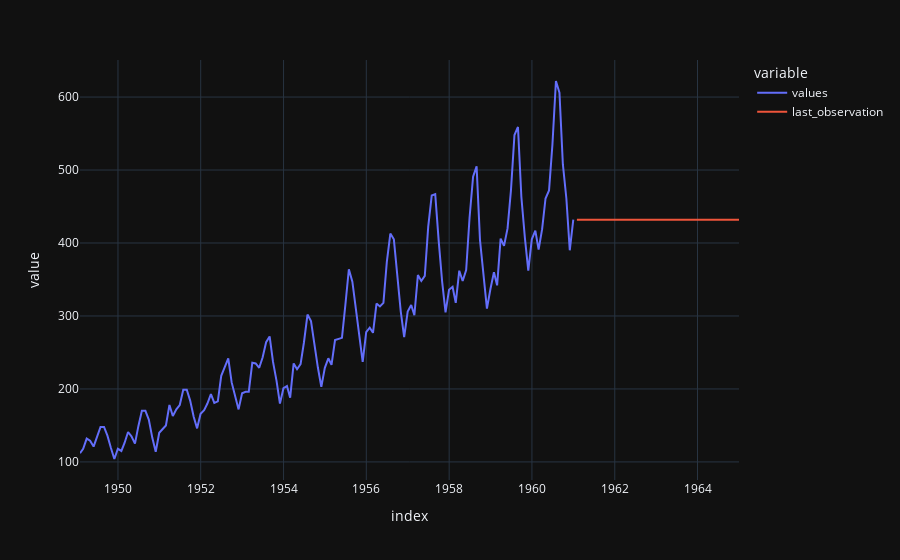

Source (notebook cell):
### Code cell
pd.concat([df, df_forecast]).plot()

### Figure 1 — Plotly figure (JSON) as saved in the notebook; plotly's stock layout.template omitted (floating-point values rounded to 4 significant figures; data arrays with more than 128 entries replaced by an {"elided": "..."} marker saying what was removed)
{"data": [{"hovertemplate": "variable=values<br>index=%{x}<br>value=%{y}<extra></extra>", "legendgroup": "values", "line": {"color": "#636efa", "dash": "solid"}, "marker": {"symbol": "circle"}, "mode": "lines", "name": "values", "orientation": "v", "showlegend": true, "type": "scatter", "x": {"elided": "192 str values"}, "xaxis": "x", "y": {"elided": "192 float values"}, "yaxis": "y"}, {"hovertemplate": "variable=last_observation<br>index=%{x}<br>value=%{y}<extra></extra>", "legendgroup": "last_observation", "line": {"color": "#EF553B", "dash": "solid"}, "marker": {"symbol": "circle"}, "mode": "lines", "name": "last_observation", "orientation": "v", "showlegend": true, "type": "scatter", "x": {"elided": "192 str values"}, "xaxis": "x", "y": {"elided": "192 float values"}, "yaxis": "y"}], "layout": {"legend": {"title": {"text": "variable"}, "tracegroupgap": 0}, "margin": {"t": 60}, "xaxis": {"anchor": "y", "domain": [0, 1], "title": {"text": "index"}}, "yaxis": {"anchor": "x", "domain": [0, 1], "title": {"text": "value"}}}}
